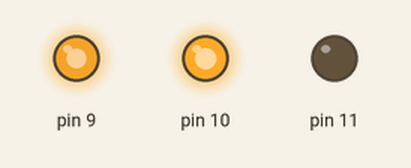
Recording of a sketch running on a simulated Arduino Uno, built with avr-gcc and run on an emulated ATmega328P. Parts: output pins drawn as LEDs (lit = HIGH).

Above: at 0.1 s.
Timing chart, 0 to 1.6 s (numbered marks = the images above):
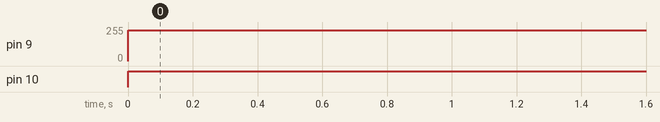

The sketch:

motor.ino
```cpp
void setup() {
  // put your setup code here, to run once:
  pinMode(10, OUTPUT);
  pinMode(11, OUTPUT);
  pinMode(9, OUTPUT);

  digitalWrite(10, LOW);
  digitalWrite(11, LOW);
}

void loop() {
  // put your main code here, to run repeatedly:
  digitalWrite(10, HIGH);
  //digitalWrite(9, HIGH);
  analogWrite(9, 230);
}
```

Measured:
- by itself, pin 9: 0/255 → 230/255 at 0.00 s
- by itself, pin 10: LOW → HIGH at 0.00 s
